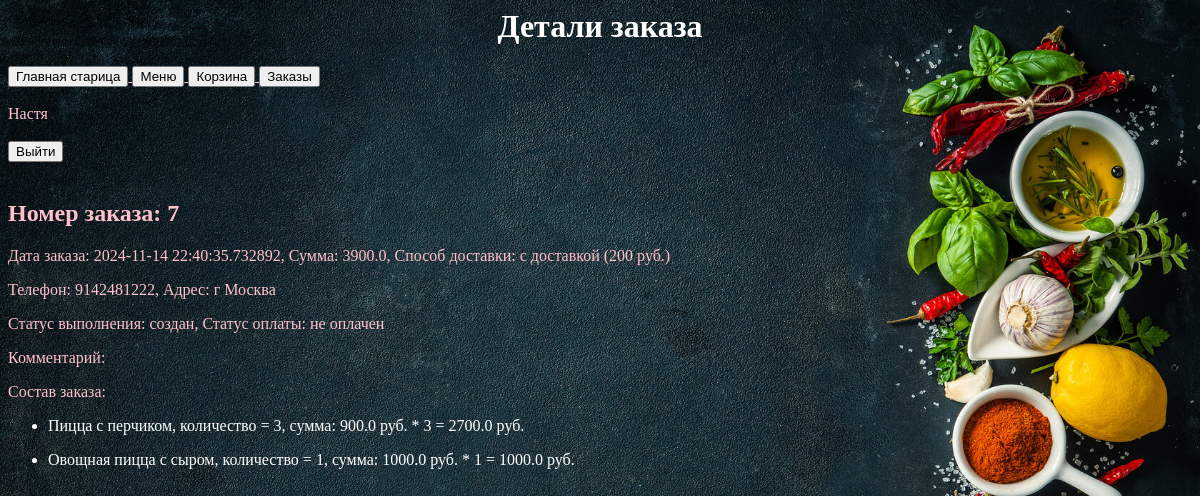
Screenshot of /orders/order/7/ (signed in) with the database file from the repository.
### app/models.py (models this page shows, shortened)
class User(db.Model):
    __tablename__ = 'users'
    id = db.Column(db.Integer, unique=True, primary_key=True)
    name = db.Column(db.String)
    username = db.Column(db.String, unique=True)
    email = db.Column(db.String, unique=True)
    password = db.Column(db.String)
    created_on = db.Column(db.DateTime(), default=datetime.utcnow)
    updated_on = db.Column(db.DateTime(), default=datetime.utcnow, onupdate=datetime.utcnow)
    active = db.Column(db.Boolean())

class Order(db.Model):
    __tablename__ = 'orders'
    id = db.Column(db.Integer, primary_key=True, index=True)
    user_id = db.Column(db.Integer)
    summa = db.Column(db.Numeric(10, 2), nullable=False)
    delivery = db.Column(db.String, default='self')
    phone = db.Column(db.String)
    address = db.Column(db.String)
    pay_stat = db.Column(db.String, default='not')
    status = db.Column(db.Integer, default=1)
    comment = db.Column(db.Text)
    time_create = db.Column(db.DateTime, default=datetime.now())
    time_update = db.Column(db.DateTime, default=datetime.now())

### app/views.py (the view)
@app.route('/orders/order/<order_id>/')
def order(order_id):
    global current_user
    order = Order.query.filter_by(id=order_id).first()
    if current_user.id == order.user_id:
        summa = order.summa
        delivery = order.delivery
        deli_info = ''
        if delivery == 'avto':
            deli_info = 'с доставкой (200 руб.)'
        else:
            deli_info = 'самовывоз'
        pay_stat = order.pay_stat
        pay_info = ''
        if pay_stat == 'paid':
            pay_info = 'заказ оплачен'
        elif pay_stat == 'part':
            pay_info = 'внесен аванс'
        else:
            pay_info = 'не оплачен'
        status = order.status
        stat_info = ''
        if status == 1:
            stat_info = 'создан'
        elif status == 2:
            stat_info = 'принят'
        elif status == 3:
            stat_info = 'отказан'
        elif status == 4:
            stat_info = 'в работе'
        elif status == 5:
            stat_info = 'готов'
        elif status == 6:
            stat_info = 'у курьера'
        else:
            stat_info = 'исполнен'
        detail = OrderIn.query.filter_by(order_id=order_id)
        list_detail = []
        for i in detail:
            menu = Menu.query.filter_by(id=i.menu_id).first()
            count = i.count
            name = menu.name_food
            price = menu.price
            list_detail.append(
                f"{name}, количество = {count}, сумма: {float(price)} руб. * {count} = {float(price) * count} руб.")
        title = 'Детали заказа'
        return render_template('order.html', current_user=current_user, title=title, order_id=order_id
                               , summa=summa, deli_info=deli_info, phone=order.phone, address=order.address
                               , pay_info=pay_info,stat_info=stat_info, comment=order.comment
                               , time_create=order.time_create, list_detail=list_detail)
    else:
        return 'Для просмотра заказа нужно авторизоваться!'

### app/views.py (called while the page is built)
@login_manager.user_loader
def load_user(user_id):
    return User.query.filter_by(id=user_id).first()    # Fetch the user from the database

### app/templates/order.html (shortened to what this page needs)
{% extends "base.html" %}
{% block pagename %}
<h1>{{ title }}</h1>
{% endblock %}
{% block content %}
<h2>Номер заказа: {{ order_id }}</h2>
<p>Дата заказа: {{ time_create }}, Сумма: {{ summa | float }}, Способ доставки: {{ deli_info }}</p>
<p>Телефон: {{ phone }}, Адрес: {{ address }}</p>
<p>Статус выполнения: {{ stat_info }}, Статус оплаты: {{ pay_info }}</p>
<p>Комментарий: {{ comment }}</p>
<p>Состав заказа:</p>
{% for det in list_detail %}
<ul>
    <li>{{ det }}</li>
</ul>
{% endfor %}
{% endblock %}

### app/templates/base.html (shortened to what this page needs)
<html lang="en">
<head>
    <link rel="stylesheet" href='{{ url_for("static", filename="css/style12.css") }}'>
</head>
<body>
<header>
    {% block pagename %}{% endblock %}
</header>
<nav>
    {% block menu %}
    <a href='/base/'>
        <button type="button">Главная старица</button>
    </a>
    <a href='/menu/'>
        <button type="button">Меню</button>
    </a>
    <a href='/basket/'>
        <button type="button">Корзина</button>
    </a>
    {% if current_user.id > 1 %}
    <a href='/orders/'>
        <button type="button">Заказы</button>
    </a>
    {% endif %}
    <br><br>
    {{ current_user.name }}
    <br><br>
    {% if current_user.id == 1 %}
    <a href='/login/'>
        <button type="button">Войти</button>
    </a>
    <a href='/register/'>
        <button type="button">Зарегистрироваться</button>
    </a>
    {% else %}
    <a href='/logout/'>
        <button type="button">Выйти</button>
    </a>
    {% endif %}
    {% endblock %}
</nav>
<main><br>
    {% block content %}{% endblock %}
</main>
</body>
</html>

### app/static/css/style12.css (style rules this page uses)
h1 { text-align: center; color: #FFFFFF; }
p { text-align: left; color: #FFC0CB; }
a { text-align: left; color: #FFC0CB; }
html { background-image: url(fon1.jpg); background-repeat: no-repeat; background-position: center center; background-attachment: fixed; -webkit-background-size: cover; -moz-background-size: cover; -o-background-size: cover; background-size: cover; }
body { text-align: left; color: #FFC0CB; }
ul { text-align: left; color: #FFFFFF; }

### rows the page displays
User: name "Настя"
Order: time_create "2024-11-14 22:40:35.732892", summa "3900.0", phone "9142481222", address "г Москва"

### other values shown
{{ title }} "Детали заказа"
{{ order_id }} "7"
{{ deli_info }} "с доставкой (200 руб.)"
{{ stat_info }} "создан"
{{ pay_info }} "не оплачен"
{{ det }} "Пицца с перчиком, количество = 3, сумма: 900.0 руб. * 3 = 2700.0 руб." "Овощная пицца с сыром, количество = 1, сумма: 1000.0 руб. * 1 = 1000.0 руб."
